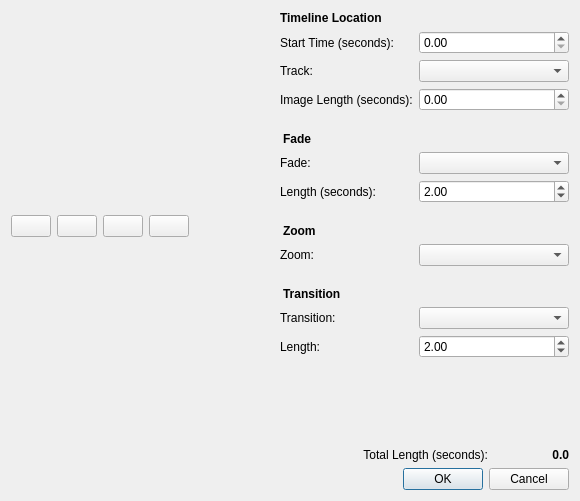
<?xml version="1.0" encoding="UTF-8"?>
<ui version="4.0">
 <class>Dialog</class>
 <widget class="QDialog" name="Dialog">
  <property name="geometry">
   <rect>
    <x>0</x>
    <y>0</y>
    <width>580</width>
    <height>501</height>
   </rect>
  </property>
  <property name="windowTitle">
   <string>Add To Timeline</string>
  </property>
  <property name="windowIcon">
   <iconset resource="../../../images/smartedit.qrc">
    <normaloff>:/smartedit.svg</normaloff>:/smartedit.svg</iconset>
  </property>
  <property name="locale">
   <locale language="English" country="UnitedStates"/>
  </property>
  <layout class="QHBoxLayout" name="horizontalLayout">
   <item>
    <layout class="QVBoxLayout" name="vbox_parent">
     <item>
      <layout class="QVBoxLayout" name="verticalLayout">
       <item>
        <layout class="QHBoxLayout" name="horizontalLayout_2">
         <item>
          <layout class="QVBoxLayout" name="vboxTreeParent">
           <item>
            <layout class="QHBoxLayout" name="horizontalLayout_6">
             <item>
              <widget class="QPushButton" name="btnMoveUp">
               <property name="toolTip">
                <string>Move Up</string>
               </property>
               <property name="text">
                <string/>
               </property>
               <property name="icon">
                <iconset theme="go-up">
                 <normaloff/>
                </iconset>
               </property>
              </widget>
             </item>
             <item>
              <widget class="QPushButton" name="btnMoveDown">
               <property name="toolTip">
                <string>Move Down</string>
               </property>
               <property name="text">
                <string/>
               </property>
               <property name="icon">
                <iconset theme="go-down">
                 <normaloff/>
                </iconset>
               </property>
              </widget>
             </item>
             <item>
              <widget class="QPushButton" name="btnShuffle">
               <property name="toolTip">
                <string>Shuffle</string>
               </property>
               <property name="text">
                <string/>
               </property>
               <property name="icon">
                <iconset theme="view-refresh">
                 <normaloff/>
                </iconset>
               </property>
              </widget>
             </item>
             <item>
              <widget class="QPushButton" name="btnRemove">
               <property name="toolTip">
                <string>Remove</string>
               </property>
               <property name="text">
                <string/>
               </property>
               <property name="icon">
                <iconset theme="list-remove">
                 <normaloff/>
                </iconset>
               </property>
              </widget>
             </item>
             <item>
              <spacer name="horizontalSpacer">
               <property name="orientation">
                <enum>Qt::Horizontal</enum>
               </property>
               <property name="sizeHint" stdset="0">
                <size>
                 <width>40</width>
                 <height>20</height>
                </size>
               </property>
              </spacer>
             </item>
            </layout>
           </item>
          </layout>
         </item>
         <item>
          <layout class="QVBoxLayout" name="vbox_properties">
           <item>
            <widget class="QLabel" name="lblTimelineLocation">
             <property name="styleSheet">
              <string notr="true">font-weight: bold</string>
             </property>
             <property name="text">
              <string>Timeline Location</string>
             </property>
             <property name="margin">
              <number>0</number>
             </property>
            </widget>
           </item>
           <item>
            <layout class="QHBoxLayout" name="horizontalLayout_4">
             <item>
              <widget class="QLabel" name="lblStartTime">
               <property name="minimumSize">
                <size>
                 <width>100</width>
                 <height>0</height>
                </size>
               </property>
               <property name="styleSheet">
                <string notr="true"/>
               </property>
               <property name="text">
                <string>Start Time (seconds):</string>
               </property>
              </widget>
             </item>
             <item>
              <widget class="QDoubleSpinBox" name="txtStartTime">
               <property name="sizePolicy">
                <sizepolicy hsizetype="Preferred" vsizetype="Fixed">
                 <horstretch>0</horstretch>
                 <verstretch>0</verstretch>
                </sizepolicy>
               </property>
               <property name="minimumSize">
                <size>
                 <width>150</width>
                 <height>0</height>
                </size>
               </property>
               <property name="maximum">
                <double>999999999.000000000000000</double>
               </property>
              </widget>
             </item>
            </layout>
           </item>
           <item>
            <layout class="QHBoxLayout" name="horizontalLayout_3">
             <item>
              <widget class="QLabel" name="lblTrack">
               <property name="minimumSize">
                <size>
                 <width>100</width>
                 <height>0</height>
                </size>
               </property>
               <property name="styleSheet">
                <string notr="true"/>
               </property>
               <property name="text">
                <string>Track:</string>
               </property>
              </widget>
             </item>
             <item>
              <widget class="QComboBox" name="cmbTrack">
               <property name="minimumSize">
                <size>
                 <width>150</width>
                 <height>0</height>
                </size>
               </property>
              </widget>
             </item>
            </layout>
           </item>
           <item>
            <layout class="QHBoxLayout" name="horizontalLayout_11">
             <property name="topMargin">
              <number>0</number>
             </property>
             <item>
              <widget class="QLabel" name="label_3">
               <property name="minimumSize">
                <size>
                 <width>100</width>
                 <height>0</height>
                </size>
               </property>
               <property name="text">
                <string>Image Length (seconds):</string>
               </property>
              </widget>
             </item>
             <item>
              <widget class="QDoubleSpinBox" name="txtImageLength">
               <property name="sizePolicy">
                <sizepolicy hsizetype="Preferred" vsizetype="Fixed">
                 <horstretch>0</horstretch>
                 <verstretch>0</verstretch>
                </sizepolicy>
               </property>
               <property name="minimumSize">
                <size>
                 <width>150</width>
                 <height>0</height>
                </size>
               </property>
               <property name="maximum">
                <double>999999999.000000000000000</double>
               </property>
              </widget>
             </item>
            </layout>
           </item>
           <item>
            <widget class="QLabel" name="lblFade">
             <property name="styleSheet">
              <string notr="true">font-weight: bold; margin-top: 15px;</string>
             </property>
             <property name="text">
              <string>Fade</string>
             </property>
             <property name="margin">
              <number>0</number>
             </property>
            </widget>
           </item>
           <item>
            <layout class="QHBoxLayout" name="horizontalLayout_5">
             <item>
              <widget class="QLabel" name="lblFade1">
               <property name="styleSheet">
                <string notr="true"/>
               </property>
               <property name="text">
                <string>Fade:</string>
               </property>
              </widget>
             </item>
             <item>
              <widget class="QComboBox" name="cmbFade">
               <property name="minimumSize">
                <size>
                 <width>150</width>
                 <height>0</height>
                </size>
               </property>
              </widget>
             </item>
            </layout>
           </item>
           <item>
            <layout class="QHBoxLayout" name="horizontalLayout_8">
             <item>
              <widget class="QLabel" name="lblFadeLength">
               <property name="styleSheet">
                <string notr="true"/>
               </property>
               <property name="text">
                <string>Length (seconds):</string>
               </property>
              </widget>
             </item>
             <item>
              <widget class="QDoubleSpinBox" name="txtFadeLength">
               <property name="minimumSize">
                <size>
                 <width>150</width>
                 <height>0</height>
                </size>
               </property>
               <property name="maximum">
                <double>999999999.000000000000000</double>
               </property>
               <property name="value">
                <double>2.000000000000000</double>
               </property>
              </widget>
             </item>
            </layout>
           </item>
           <item>
            <widget class="QLabel" name="label">
             <property name="styleSheet">
              <string notr="true">font-weight: bold; margin-top: 15px;</string>
             </property>
             <property name="text">
              <string>Zoom</string>
             </property>
            </widget>
           </item>
           <item>
            <layout class="QHBoxLayout" name="horizontalLayout_7">
             <property name="topMargin">
              <number>0</number>
             </property>
             <item>
              <widget class="QLabel" name="label_2">
               <property name="text">
                <string>Zoom:</string>
               </property>
              </widget>
             </item>
             <item>
              <widget class="QComboBox" name="cmbZoom">
               <property name="minimumSize">
                <size>
                 <width>150</width>
                 <height>0</height>
                </size>
               </property>
              </widget>
             </item>
            </layout>
           </item>
           <item>
            <widget class="QLabel" name="lblTransition">
             <property name="styleSheet">
              <string notr="true">font-weight: bold; margin-top: 15px;</string>
             </property>
             <property name="text">
              <string>Transition</string>
             </property>
             <property name="margin">
              <number>0</number>
             </property>
            </widget>
           </item>
           <item>
            <layout class="QHBoxLayout" name="horizontalLayout_9">
             <item>
              <widget class="QLabel" name="lblTransition1">
               <property name="styleSheet">
                <string notr="true"/>
               </property>
               <property name="text">
                <string>Transition:</string>
               </property>
              </widget>
             </item>
             <item>
              <widget class="QComboBox" name="cmbTransition">
               <property name="minimumSize">
                <size>
                 <width>150</width>
                 <height>0</height>
                </size>
               </property>
               <property name="maximumSize">
                <size>
                 <width>150</width>
                 <height>16777215</height>
                </size>
               </property>
              </widget>
             </item>
            </layout>
           </item>
           <item>
            <layout class="QHBoxLayout" name="horizontalLayout_10">
             <item>
              <widget class="QLabel" name="lblTransitionLength">
               <property name="styleSheet">
                <string notr="true"/>
               </property>
               <property name="text">
                <string>Length:</string>
               </property>
              </widget>
             </item>
             <item>
              <widget class="QDoubleSpinBox" name="txtTransitionLength">
               <property name="minimumSize">
                <size>
                 <width>150</width>
                 <height>0</height>
                </size>
               </property>
               <property name="maximum">
                <double>999999999.000000000000000</double>
               </property>
               <property name="value">
                <double>2.000000000000000</double>
               </property>
              </widget>
             </item>
            </layout>
           </item>
           <item>
            <spacer name="verticalSpacer">
             <property name="orientation">
              <enum>Qt::Vertical</enum>
             </property>
             <property name="sizeHint" stdset="0">
              <size>
               <width>20</width>
               <height>40</height>
              </size>
             </property>
            </spacer>
           </item>
          </layout>
         </item>
        </layout>
       </item>
      </layout>
     </item>
     <item>
      <layout class="QHBoxLayout" name="horizontalLayout_12">
       <property name="topMargin">
        <number>0</number>
       </property>
       <item>
        <widget class="QLabel" name="lblTotalLength">
         <property name="sizePolicy">
          <sizepolicy hsizetype="Expanding" vsizetype="Preferred">
           <horstretch>0</horstretch>
           <verstretch>0</verstretch>
          </sizepolicy>
         </property>
         <property name="text">
          <string>Total Length (seconds):</string>
         </property>
         <property name="alignment">
          <set>Qt::AlignRight|Qt::AlignTrailing|Qt::AlignVCenter</set>
         </property>
        </widget>
       </item>
       <item>
        <widget class="QLabel" name="lblTotalLengthValue">
         <property name="sizePolicy">
          <sizepolicy hsizetype="Preferred" vsizetype="Preferred">
           <horstretch>0</horstretch>
           <verstretch>0</verstretch>
          </sizepolicy>
         </property>
         <property name="minimumSize">
          <size>
           <width>75</width>
           <height>0</height>
          </size>
         </property>
         <property name="styleSheet">
          <string notr="true">font-weight:bold;</string>
         </property>
         <property name="text">
          <string>0.0</string>
         </property>
         <property name="alignment">
          <set>Qt::AlignRight|Qt::AlignTrailing|Qt::AlignVCenter</set>
         </property>
        </widget>
       </item>
      </layout>
     </item>
     <item>
      <widget class="QDialogButtonBox" name="btnBox">
       <property name="standardButtons">
        <set>QDialogButtonBox::Cancel|QDialogButtonBox::Ok</set>
       </property>
       <property name="centerButtons">
        <bool>false</bool>
       </property>
      </widget>
     </item>
    </layout>
   </item>
  </layout>
 </widget>
 <resources>
  <include location="../../../images/smartedit.qrc"/>
 </resources>
 <connections/>
</ui>
